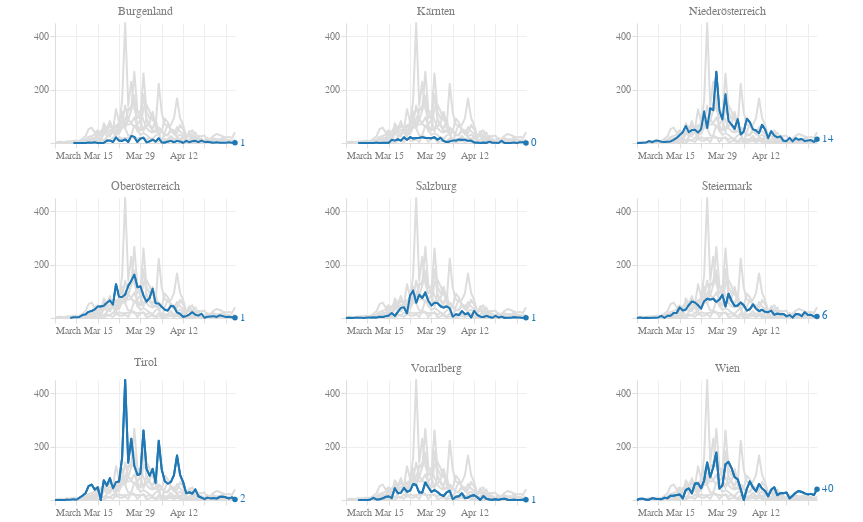

Notebook code cell kept with this figure:
### Code cell
def c_line(att='total_confirmed',col='blue',scaleType='linear',label='value',highlight=False):
    the_base = alt.Chart(df_confirmed, width=180, height=120).transform_filter(
        alt.datum[att] > 0  
    ).transform_timeunit(
        date='yearmonthdate(dataTime)'
    ).transform_aggregate(
        max_att='max('+att+')',
        groupby=['date']
    ).transform_window(
        rolling_max='max(max_att)',
        rolling_min='min(max_att)',
        frame=[-1, 0]
    ).transform_calculate(
        diff='(datum.rolling_max - datum.rolling_min)'
    )
    
    the_chart = the_base.mark_line(
        color=col,
        size=2,
        strokeJoin='round'
    ).encode(
        alt.X('date:T', title=''),
        alt.Y('diff:Q', scale=alt.Scale(type=scaleType), title='', axis=alt.Axis(minExtent=50))
    )

    if highlight is False:
        return the_chart

    the_tooltip = the_base.mark_circle(
        color=col,
        size=200,
        opacity=0
    ).encode(
        alt.X('date:T', title=''),
        alt.Y('diff:Q', scale=alt.Scale(type=scaleType), title='', axis=alt.Axis(minExtent=50)),
        tooltip=[alt.Tooltip('date:T', title='Datum'), alt.Tooltip('diff:Q', title=label)]
    )
    
    the_highlight = the_base.transform_window(
        sort=[alt.SortField("date", order="descending")], 
        rank="rank(date)"
    ).transform_filter(
        alt.datum.rank == 1
    )
    
    the_text = the_highlight.mark_text(
        align='left',
        color=col,
        dx=5,
        width=500
    ).encode(
        alt.X('date:T'),
        alt.Y('diff:Q', scale=alt.Scale(type=scaleType), title=''),
        text=alt.Text("diff:Q")
    )
    
    # transparent text so every small multiple has the same right padding
    the_alibi_text = the_highlight.mark_text(
        align='left',
        color=col,
        dx=5,
        opacity=0
    ).encode(
        alt.X('date:T'),
        alt.Y('diff:Q', scale=alt.Scale(type=scaleType), title=''),
        text=alt.value('100000')
    )
    
    the_mark = the_highlight.mark_circle(
        color=col,
        opacity=1
    ).encode(
        alt.X('date:T'),
        alt.Y('diff:Q', scale=alt.Scale(type=scaleType), title=''),
    )
    
    rule_events = alt.Chart(df_events, width=180, height=120).mark_rule().encode(
        alt.Y('value:Q'),
        alt.X('dataTime:T')
    )
    
    text_events = alt.Chart(df_events, width=180, height=120).mark_text(
        align='left', dx=3, dy=5
    ).encode(
        alt.X('dataTime:T'),
        alt.Y('value:Q'),
        text='label',
        opacity=alt.value(0.5)
    )
    
    return the_chart + the_alibi_text + the_text + the_mark + the_tooltip

# ['B', 'K', 'Noe', 'Ooe', 'S', 'St', 'T', 'V', 'W']
def county_sm(highlight='T',title='Tirol'):
    highlight_color='#1f77b4'
    blur='#ddd'
    c_B = c_line('B_confirmed', highlight_color if highlight=='B' else blur, 'linear', 'Burgenland')
    c_K = c_line('K_confirmed', highlight_color if highlight=='K' else blur, 'linear', 'Kärnten')
    c_Noe = c_line('Noe_confirmed', highlight_color if highlight=='Noe' else blur, 'linear', 'Niederösterreich')
    c_Ooe = c_line('Ooe_confirmed', highlight_color if highlight=='Ooe' else blur, 'linear', 'Oberösterreich')
    c_S = c_line('S_confirmed', highlight_color if highlight=='S' else blur, 'linear', 'Salzburg')
    c_St = c_line('St_confirmed', highlight_color if highlight=='St' else blur, 'linear', 'Steiermark')
    c_T = c_line('T_confirmed', highlight_color if highlight=='T' else blur, 'linear', 'Tirol')
    c_V = c_line('V_confirmed', highlight_color if highlight=='V' else blur, 'linear', 'Vorarlberg')
    c_W = c_line('W_confirmed', highlight_color if highlight=='W' else blur, 'linear', 'Wien')
    c_highlight = c_line(highlight+'_confirmed', highlight_color, 'linear', title, True)

    return alt.layer(c_B, c_K, c_Noe, c_Ooe, c_S, c_St, c_T, c_V, c_W, c_highlight).properties(title=title)

chart_confirmed = (
    (county_sm('B', 'Burgenland') |
    county_sm('K', 'Kärnten') |
    county_sm('Noe', 'Niederösterreich')) &
    (county_sm('Ooe', 'Oberösterreich') |
    county_sm('S', 'Salzburg') |
    county_sm('St', 'Steiermark')) &
    (county_sm('T', 'Tirol') |
    county_sm('V', 'Vorarlberg') |
    county_sm('W', 'Wien'))
).configure_axis(
    grid=True,
    gridColor="#eee",
    domainColor="#ddd",
    tickColor="#ddd",
    labelColor="gray",
    labelBound=True,
).configure_view(
    strokeWidth=0
).configure_title(
    fontSize=12,
    fontWeight='normal',
#     anchor='start',
    color='gray'
)
    
chart_confirmed
